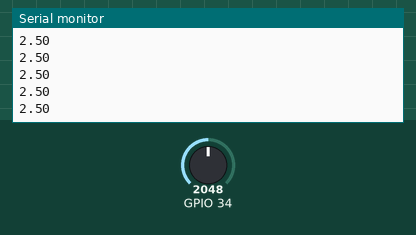
Simulated run of this sketch. Board: ESP32. Shown: the last lines printed to the serial monitor. The test bench sets the inputs (shaded band); at power-on: GPIO 34 = 2048.

Above: at 1.2 s.
1.3 s: GPIO 34 set to 2866
At 1.32 s:
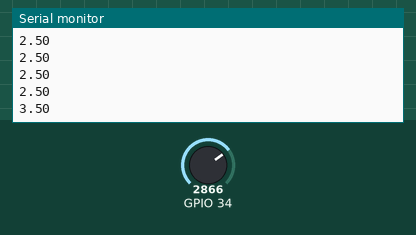
2.8 s: GPIO 34 set to 3603
At 2.82 s:
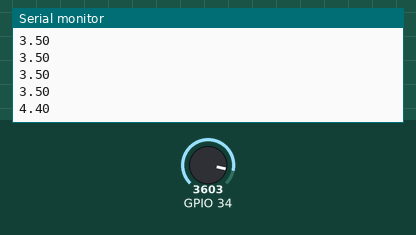
Timing chart, 0 to 5.8 s (numbered marks = the images above; inputs shaded):
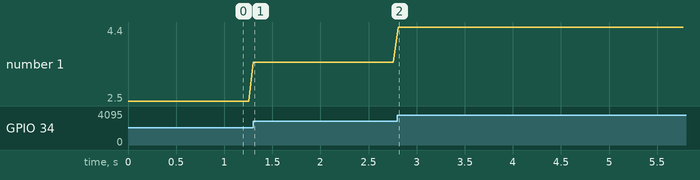

The sketch:

ESP32_POTENTIOMETER.ino
```cpp
void setup() {
    Serial.begin(9600);
    pinMode(34, INPUT);
}

void loop() {
    int pot = analogRead(34);
    Serial.println(pot * 5.0 / 4096);
    delay(50);
}
```

Measured:
- after the input at 1.3 s, the serial monitor: prints a new line at once (image 1)
- after the input at 2.8 s, the serial monitor: prints a new line at once (image 2)
- plotted number 1: 2.5 → 3.5 after the input at 1.3 s, 3.5 → 4.4 after the input at 2.8 s
